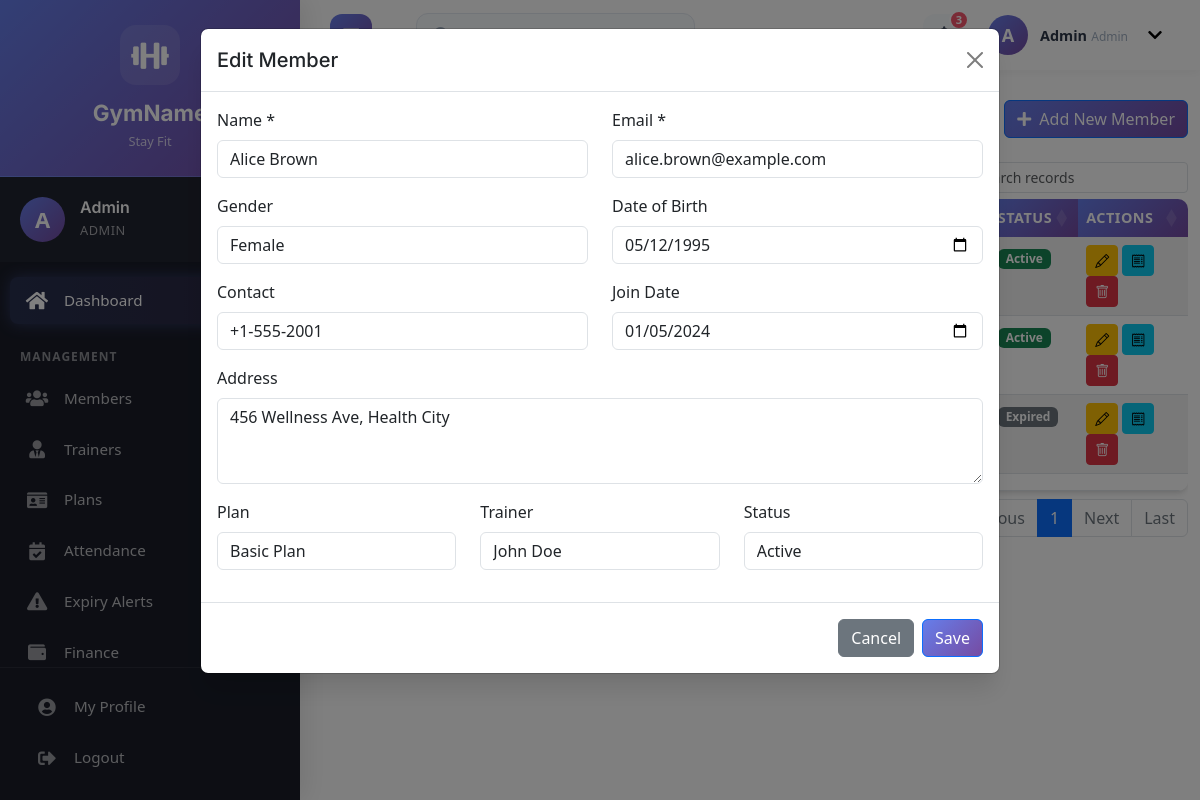
The app's page /admin/members.php?edit=1 (signed in) with its own data.
### tables this page shows
CREATE TABLE members (
    id INT AUTO_INCREMENT PRIMARY KEY,
    name VARCHAR(100) NOT NULL,
    gender ENUM('male', 'female', 'other'),
    dob DATE,
    contact VARCHAR(20),
    email VARCHAR(100) UNIQUE,
    address TEXT,
    join_date DATE,
    plan_id INT,
    trainer_id INT,
    status ENUM('active', 'expired', 'inactive') DEFAULT 'active',
    photo VARCHAR(255),
    FOREIGN KEY (plan_id) REFERENCES plans(id),
    FOREIGN KEY (trainer_id) REFERENCES trainers(id)
);

CREATE TABLE plans (
    id INT AUTO_INCREMENT PRIMARY KEY,
    name VARCHAR(100) NOT NULL,
    duration_months INT NOT NULL,
    amount DECIMAL(10,2) NOT NULL,
    description TEXT
);

CREATE TABLE trainers (
    id INT AUTO_INCREMENT PRIMARY KEY,
    name VARCHAR(100) NOT NULL,
    specialization VARCHAR(100),
    contact VARCHAR(20),
    email VARCHAR(100) UNIQUE,
    experience INT,
    salary DECIMAL(10,2),
    join_date DATE
);

### admin/members.php (the view, shortened to what this page needs)
<?php
require_once '../includes/config.php';
$member = null;
if (isset($_GET['edit']) && is_numeric($_GET['edit'])) {
    $id = $_GET['edit'];
    $result = $conn->query("SELECT * FROM members WHERE id = $id");
    $member = $result->fetch_assoc();
}
$members = $conn->query("SELECT m.*, p.name as plan_name, t.name as trainer_name FROM members m LEFT JOIN plans p ON m.plan_id = p.id LEFT JOIN trainers t ON m.trainer_id = t.id");
$plans = $conn->query("SELECT id, name FROM plans");
$trainers = $conn->query("SELECT id, name FROM trainers");
?>
<!DOCTYPE html>
<html lang="en">
<head>
    <link href="https://cdn.jsdelivr.net/npm/bootstrap@5.1.3/dist/css/bootstrap.min.css" rel="stylesheet">
    <link rel="stylesheet" href="https://cdnjs.cloudflare.com/ajax/libs/font-awesome/5.15.4/css/all.min.css">
    <link href="../assets/css/style.css" rel="stylesheet">
      <link href="https://cdn.jsdelivr.net/npm/bootstrap@5.3.8/dist/css/bootstrap.min.css" rel="stylesheet">
    <link rel="stylesheet" href="https://cdn.datatables.net/1.11.5/css/dataTables.bootstrap5.min.css">
    <link rel="stylesheet" href="https://cdn.jsdelivr.net/npm/bootstrap-icons@1.10.0/font/bootstrap-icons.css">
</head>
<body>
    <div class="main-wrapper">
    <?php include '../includes/header.php'; ?>
    <div class="page-content">
        <div class="container-fluid">
        <div class="d-flex justify-content-between align-items-center mb-4">
            <h2 class="mb-0">Member Management</h2>
            <div>
                <button class="btn btn-success me-2" onclick="exportToExcel()">
                </button>
                <button class="btn btn-danger me-2" onclick="exportToPDF()">
                </button>
                <button class="btn btn-primary" data-bs-toggle="modal" data-bs-target="#memberModal">
                    <i class="fas fa-plus me-2"></i>Add New Member
                </button>
            </div>
        </div>
        <div class="table-responsive">
            <table id="datatables" class="table table-striped table-no-bordered table-hover" cellspacing="0" width="100%" style="width:100%">
                <thead>
                    <tr>
                        <th>ID</th>
                        <th>Name</th>
                        <th>Email</th>
                        <th>Contact</th>
                        <th>Plan</th>
                        <th>Trainer</th>
                        <th>Status</th>
                        <th>Actions</th>
                    </tr>
                </thead>
                <tbody>
                    <?php while ($row = $members->fetch_assoc()): ?>
                        <tr>
                            <td><?php echo $row['id']; ?></td>
                            <td><?php echo $row['name']; ?></td>
                            <td><?php echo $row['email']; ?></td>
                            <td><?php echo $row['contact']; ?></td>
                            <td><?php echo $row['plan_name']; ?></td>
                            <td><?php echo $row['trainer_name']; ?></td>
                            <td><span class="badge bg-<?php echo $row['status'] == 'active' ? 'success' : 'secondary'; ?>"><?php echo ucfirst($row['status']); ?></span></td>
                            <td>
                                <a href="?edit=<?php echo $row['id']; ?>" class="btn btn-sm btn-warning"><i class="bi bi-pencil"></i> </a>
                                <a href="generate_admission_receipt.php?member_id=<?php echo $row['id']; ?>" class="btn btn-sm btn-info" target="_blank"><i class="bi bi-receipt"></i> </a>
                                <a href="?delete=<?php echo $row['id']; ?>" class="btn btn-sm btn-danger" onclick="return confirm('Are you sure?')"><i class="bi bi-trash"></i> </a>
                            </td>
                        </tr>
                    <?php endwhile; ?>
                </tbody>
                <tfoot>
                    <tr>
                        <th></th>
                        <th></th>
                    </tr>
                </tfoot>
            </table>
        </div>
    </div>
    <div class="modal fade" id="memberModal" tabindex="-1">
        <div class="modal-dialog modal-lg">
            <div class="modal-content">
                <div class="modal-header">
                    <h5 class="modal-title"><?php echo $member ? 'Edit' : 'Add'; ?> Member</h5>
                    <button type="button" class="btn-close" data-bs-dismiss="modal"></button>
                </div>
                <form method="POST">
                    <div class="modal-body">
                        <div class="row">
                            <div class="col-md-6">
                                <div class="mb-3">
                                    <label class="form-label">Name *</label>
                                    <input type="text" class="form-control" name="name" value="<?php echo $member['name'] ?? ''; ?>" required>
                                </div>
                            </div>
                            <div class="col-md-6">
                                <div class="mb-3">
                                    <label class="form-label">Email *</label>
                                    <input type="email" class="form-control" name="email" value="<?php echo $member['email'] ?? ''; ?>" required>
                                </div>
                            </div>
                        </div>
                        <div class="row">
                            <div class="col-md-6">
                                <div class="mb-3">
                                    <label class="form-label">Gender</label>
                                    <select class="form-control" name="gender">
                                        <option value="female" <?php echo ($member['gender'] ?? '') == 'female' ? 'selected' : ''; ?>>Female</option>
                                    </select>
                                </div>
                            </div>
                            <div class="col-md-6">
                                <div class="mb-3">
                                    <label class="form-label">Date of Birth</label>
                                    <input type="date" class="form-control" name="dob" value="<?php echo $member['dob'] ?? ''; ?>">
                                </div>
                            </div>
                        </div>
                        <div class="row">
                            <div class="col-md-6">
                                <div class="mb-3">
                                    <label class="form-label">Contact</label>
                                    <input type="text" class="form-control" name="contact" value="<?php echo $member['contact'] ?? ''; ?>">
                                </div>
                            </div>
                            <div class="col-md-6">
                                <div class="mb-3">
                                    <label class="form-label">Join Date</label>
                                    <input type="date" class="form-control" name="join_date" value="<?php echo $member['join_date'] ?? date('Y-m-d'); ?>" required>
                                </div>
                            </div>
                        </div>
                        <div class="mb-3">
                            <label class="form-label">Address</label>
                            <textarea class="form-control" name="address" rows="3"><?php echo $member['address'] ?? ''; ?></textarea>
                        </div>
                        <div class="row">
                            <div class="col-md-4">
                                <div class="mb-3">
                                    <label class="form-label">Plan</label>
                                    <select class="form-control" name="plan_id">
                                        <?php while ($plan = $plans->fetch_assoc()): ?>
                                            <option value="<?php echo $plan['id']; ?>" <?php echo ($member['plan_id'] ?? '') == $plan['id'] ? 'selected' : ''; ?>><?php echo $plan['name']; ?></option>
                                        <?php endwhile; ?>
                                    </select>
                                </div>
                            </div>
                            <div class="col-md-4">
                                <div class="mb-3">
                                    <label class="form-label">Trainer</label>
                                    <select class="form-control" name="trainer_id">
                                        <?php while ($trainer = $trainers->fetch_assoc()): ?>
                                            <option value="<?php echo $trainer['id']; ?>" <?php echo ($member['trainer_id'] ?? '') == $trainer['id'] ? 'selected' : ''; ?>><?php echo $trainer['name']; ?></option>
                                        <?php endwhile; ?>
                                    </select>
                                </div>
                            </div>
                            <div class="col-md-4">
                                <div class="mb-3">
                                    <label class="form-label">Status</label>
                                    <select class="form-control" name="status">
                                        <option value="active" <?php echo ($member['status'] ?? 'active') == 'active' ? 'selected' : ''; ?>>Active</option>
                                    </select>
                                </div>
                            </div>
                        </div>
                    </div>
                    <div class="modal-footer">
                        <button type="button" class="btn btn-secondary" data-bs-dismiss="modal">Cancel</button>
                        <button type="submit" class="btn btn-primary">Save</button>
                    </div>
                </form>
            </div>
        </div>
        </div>
    </div>
    </div>
</body>
</html>

### assets/css/style.css (style rules this page uses)
:root { --primary-color: #667eea; --secondary-color: #764ba2; --accent-color: #4facfe; --success-color: #43e97b; --warning-color: #fa709a; --danger-color: #f5576c; --text-color: #4a5568; --text-color-light: #a0aec0; --heading-color: #2d3748; --bg-color: #f7fafc; --bg-light: #ffffff; --border-color: #e2e8f0; --font-family-sans-serif: 'Inter', -apple-system, BlinkMacSystemFont, "Segoe UI", Roboto, "Helvetica Neue", Arial, "Noto Sans", sans-serif, "Apple Color Emoji", "Segoe UI Emoji", "Segoe UI Symbol", "Noto Color Emoji"; --box-shadow: 0 4px 6px -1px rgba(0, 0, 0, 0.1), 0 2px 4px -1px rgba(0, 0, 0, 0.06); --box-shadow-lg: 0 10px 15px -3px rgba(0, 0, 0, 0.1), 0 4px 6px -2px rgba(0, 0, 0, 0.05); }
* { box-sizing: border-box; }
html { overflow-x: hidden; }
body { font-family: var(--font-family-sans-serif); background-color: var(--bg-color); color: var(--text-color); font-size: 16px; line-height: 1.6; margin: 0; padding: 0; overflow-x: hidden; width: 100%; }
h1, h2, h3, h4, h5, h6 { font-family: var(--font-family-sans-serif); color: var(--heading-color); font-weight: 700; line-height: 1.3; }
.table { border-radius: 10px; overflow: hidden; box-shadow: var(--box-shadow); }
.table thead th { background: linear-gradient(135deg, var(--primary-color) 0%, var(--secondary-color) 100%); color: white; border: none; font-weight: 600; font-size: 0.9rem; text-transform: uppercase; letter-spacing: 0.5px; }
.btn { border-radius: 8px; transition: all 0.3s ease; font-weight: 600; padding: 10px 20px; border: none; }
.btn-primary { background: linear-gradient(135deg, var(--primary-color) 0%, var(--secondary-color) 100%); color: white; }
.modal-content { border-radius: 15px; border: none; box-shadow: 0 20px 25px -5px rgba(0, 0, 0, 0.1), 0 10px 10px -5px rgba(0, 0, 0, 0.04); }
.form-control { border: 1px solid var(--border-color); border-radius: 8px; padding: 12px 16px; transition: all 0.3s ease; background-color: var(--bg-light); }
.badge { font-size: 0.8em; padding: 0.5em 0.8em; border-radius: 20px; }
.main-wrapper { width: 100%; overflow-x: hidden; }
.page-content { transition: margin-left 0.4s cubic-bezier(0.25, 0.8, 0.25, 1); padding-top: 70px; min-height: 100vh; }
.container, .container-fluid { padding-top: 30px; padding-bottom: 30px; max-width: 100%; }
@media (min-width: 1200px) { body.sidebar-open .page-content { margin-left: 300px; } }

### records on screen
members: status "Active", name "Alice Brown", email "alice.brown@example.com", gender "Female", dob "05/12/1995", contact "+1-555-2001", join_date "01/05/2024", address "456 Wellness Ave, Health City", plan_id "Basic Plan", trainer_id "John Doe"
members: status "Active"
members: status "Expired"

### other values on screen
substr($_SESSION['user_name'], 0, 1) "A"
$_SESSION['user_name'] "Admin"
$_SESSION['user_role'] "ADMIN"
$_SESSION['user_role'] "Admin"
